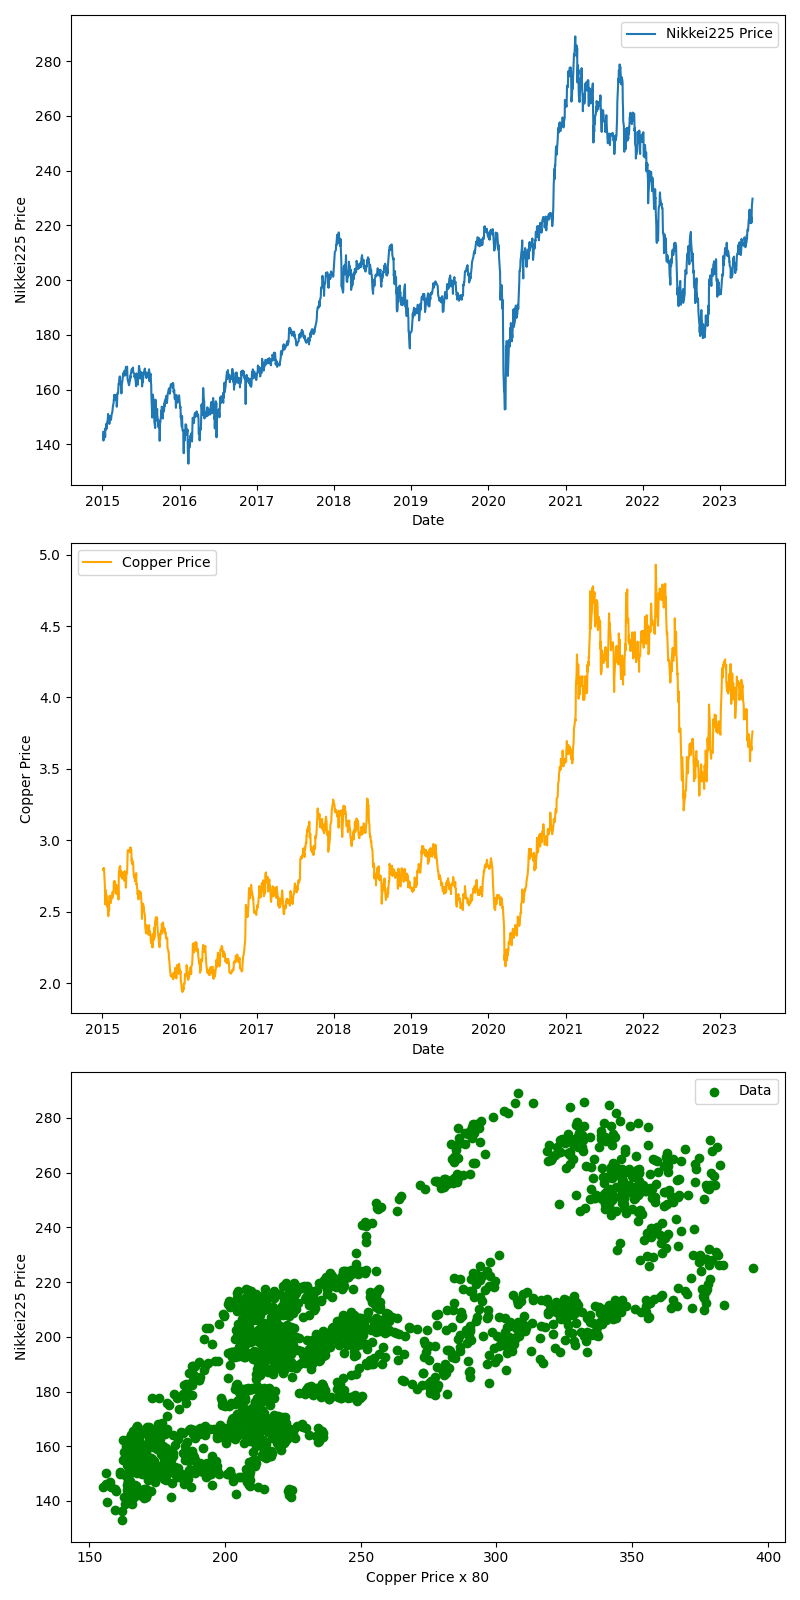

Python code for this plot:
from Data.data import Data
import pandas as pd
import matplotlib.pyplot as plt
from sklearn.cluster import KMeans

# 銅のデータの取得
symbol = "HG=F"
start_date = "2015-01-01"
end_date = "2023-06-06"
copper_instance = Data(symbol, start_date, end_date)

# 日経平均株価のデータの取得
symbol = "^N225"
start_date = "2015-01-01"
end_date = "2023-06-06"
nikkei225_instance = Data(symbol, start_date, end_date)

# USD/JPYの為替レートのデータの取得
symbol = "JPY=X"
start_date = "2015-01-01"
end_date = "2023-06-06"
exchange_instance = Data(symbol, start_date, end_date)

# 終値の列のみを抽出
copper_close = copper_instance.get_data()["Close"]
nikkei_close = nikkei225_instance.get_data()["Close"]
exchange_rate = exchange_instance.get_data()["Close"]

# データの長さ確認
print("copper Close:", len(copper_close))
print("Nikkei Close:", len(nikkei_close))
print("Exchange Rate:", len(exchange_rate))

# データの結合と欠損値の除去
merged_data = pd.concat([copper_close, nikkei_close, exchange_rate], axis=1, join="inner")
merged_data.columns = ["copper Close", "Nikkei Close", "Exchange Rate"]

# 終値データを再取得
copper_close = merged_data["copper Close"]
nikkei_close = merged_data["Nikkei Close"]
exchange_rate = merged_data["Exchange Rate"]

# データの長さの再確認
print("copper Close:", len(copper_close))
print("Nikkei Close:", len(nikkei_close))
print("Exchange Rate:", len(exchange_rate))

# ドル建て価格の計算
dollar_nikkei_close = nikkei_close / exchange_rate

# 日経平均株価のドル建て価格のプロット
fig, axs = plt.subplots(3, 1, figsize=(8, 16))

axs[0].plot(dollar_nikkei_close, label="Nikkei225 Price")
axs[0].set_xlabel("Date")
axs[0].set_ylabel("Nikkei225 Price")
axs[0].legend()

# 銅価格のプロット
axs[1].plot(copper_close, label="Copper Price", color="orange")
axs[1].set_xlabel("Date")
axs[1].set_ylabel("Copper Price")
axs[1].legend()

# 銅価格を80倍に正規化
copper_closex80 = copper_close * 80

# 終値データの相関係数を計算
correlation = copper_closex80.corr(dollar_nikkei_close)
print("Correlation:", correlation)

# データのプロット
axs[2].scatter(copper_closex80, dollar_nikkei_close, label="Data", color="green")
axs[2].set_xlabel("Copper Price x 80")
axs[2].set_ylabel("Nikkei225 Price")
axs[2].legend()

plt.tight_layout()
plt.savefig("./Nikkei225vsCopper4/main.png")
plt.show()

# copper_close, dollar_nikkei_close を合わせたデータフレームを作成
df = pd.DataFrame({
    'copper_price': copper_closex80,
    'nikkei_price': dollar_nikkei_close
})

# クラスタリングを実施
kmeans = KMeans(n_clusters=3, random_state=42).fit(df)

# クラスタリングの結果を取得
df['cluster'] = kmeans.labels_

# クラスタごとに色を分けてプロット
colors = ['blue', 'green', 'red']
for i, color in enumerate(colors):
    subset = df[df['cluster'] == i]
    plt.scatter(subset['copper_price'], subset['nikkei_price'], c=color, label=f'cluster {i}')

plt.xlabel('Copper Price x 80')
plt.ylabel('Nikkei Price')
plt.legend()
plt.savefig("./Nikkei225vsCopper4/main2.png")
plt.show()
